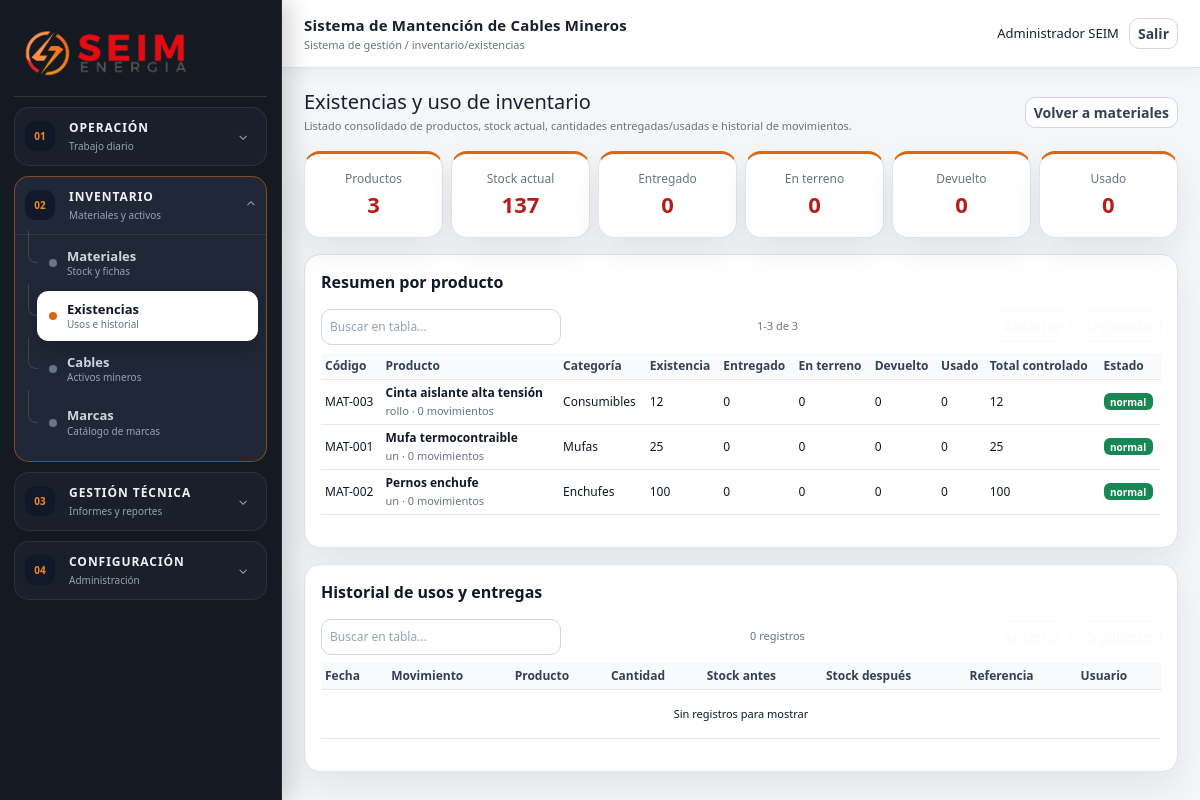
The page /public/inventario/existencias (signed in) on the database its author committed.
### tables this page shows
CREATE TABLE materiales(id INT AUTO_INCREMENT PRIMARY KEY,codigo_interno VARCHAR(50) NOT NULL UNIQUE,nombre_material VARCHAR(150) NOT NULL,descripcion TEXT,categoria_id INT,unidad_medida VARCHAR(30) DEFAULT 'un',stock_actual DECIMAL(12,2) DEFAULT 0,stock_minimo DECIMAL(12,2) DEFAULT 0,foto VARCHAR(255),estado ENUM('activo','inactivo') DEFAULT 'activo',created_at TIMESTAMP NULL,updated_at TIMESTAMP NULL,deleted_at TIMESTAMP NULL,FOREIGN KEY(categoria_id) REFERENCES categorias_materiales(id),INDEX idx_stock(stock_actual,stock_minimo));

CREATE TABLE categorias_materiales(id INT AUTO_INCREMENT PRIMARY KEY,nombre VARCHAR(100) NOT NULL,estado ENUM('activo','inactivo') DEFAULT 'activo',created_at TIMESTAMP NULL,updated_at TIMESTAMP NULL,deleted_at TIMESTAMP NULL);

### app/Core/App.php (called while the page is built, shortened)
<?php
final class App { private static array $config; private static ?PDO $pdo=null; public static function boot(array $config): void { self::$config=$config; } public static function config(string $key, mixed $default=null): mixed { return self::$config[$key] ?? $default; } public static function db(): PDO { if(!self::$pdo){ $db=self::$config['db']; $dsn="mysql:host={$db['host']};dbname={$db['name']};charset={$db['charset']}"; self::$pdo=new PDO($dsn,$db['user'],$db['pass'],[PDO::ATTR_ERRMODE=>PDO::ERRMODE_EXCEPTION,PDO::ATTR_DEFAULT_FETCH_MODE=>PDO::FETCH_ASSOC]); } return self::$pdo; } }

### app/Core/Controller.php (called while the page is built, shortened)
<?php
abstract class Controller { protected function view(string $view,array $data=[]):void{ extract($data); $viewFile=__DIR__.'/../Views/'.$view.'.php'; require __DIR__.'/../Views/layouts/app.php'; } protected function auth():void{ if(!current_user()) redirect('login'); } protected function requirePermission(string $module,string $action='ver'):void{ $this->auth(); if(($_SESSION['user']['rol']??'')==='Super Administrador') return; $perms=$_SESSION['permissions'][$module]??[]; if(empty($perms[$action])) { http_response_code(403); exit('Sin permisos'); } } protected function uploadImage(string $field,string $dir):?string{ if(empty($_FILES[$field]['name'])) return null; $cfg=App::config('image_mimes'); $tmp=$_FILES[$field]['tmp_name']; $mime=mime_content_type($tmp); if(!isset($cfg[$mime]) || $_FILES[$field]['size']>App::config('upload_max_bytes')) throw new \RuntimeException('Imagen inválida: use JPG, PNG o WEBP de máximo 3 MB.'); $name=bin2hex(random_bytes(12)).'.'.$cfg[$mime]; if(!is_dir(__DIR__.'/../../public/uploads/'.$dir)) mkdir(__DIR__.'/../../public/uploads/'.$dir,0775,true); move_uploaded_file($tmp,__DIR__.'/../../public/uploads/'.$dir.'/'.$name); return 'uploads/'.$dir.'/'.$name; } }

### app/Controllers/CatalogController.php (called while the page is built, shortened)
<?php
class CatalogController extends Controller {
 public function existencias():void{$this->requirePermission('Materiales');$m=new InventoryModel;$rows=$m->existenciasMateriales();$totales=$m->totalesExistencias();$historial=$m->historialInventario();$this->view('inventario/existencias',compact('rows','totales','historial'));}
}

### public/index.php (called while the page is built, shortened)
<?php
require_once __DIR__ . '/../app/Core/helpers.php';
spl_autoload_register(function (string $class): void {
    $prefix = 'App\\';
    if (str_starts_with($class, $prefix)) {
        $path = __DIR__ . '/../app/' . str_replace('\\', '/', substr($class, strlen($prefix))) . '.php';
    }
});
$router = new App\Core\Router();
$router->dispatch($_SERVER['REQUEST_METHOD'], parse_url($_SERVER['REQUEST_URI'], PHP_URL_PATH) ?: '/');

### app/Core/Model.php (called while the page is built, shortened)
<?php
abstract class Model { protected \PDO $db; public function __construct(){ $this->db=App::db(); } public function fetchAll(string $sql,array $p=[]):array{ $s=$this->db->prepare($sql); $s->execute($p); return $s->fetchAll(); } public function fetch(string $sql,array $p=[]):?array{ $s=$this->db->prepare($sql); $s->execute($p); return $s->fetch()?:null; } public function execSql(string $sql,array $p=[]):bool{ $s=$this->db->prepare($sql); return $s->execute($p); } }

### app/Models/InventoryModel.php (called while the page is built, shortened)
<?php
class InventoryModel extends BaseCatalog {
 public function existenciasMateriales():array{return $this->fetchAll('SELECT m.id,m.codigo_interno,m.nombre_material,m.unidad_medida,m.stock_actual,m.stock_minimo,m.estado,c.nombre categoria,
  COALESCE((SELECT SUM(d.cantidad_entregada) FROM entrega_material_detalle d WHERE d.material_id=m.id),0) total_entregado,
  COALESCE((SELECT SUM(d.cantidad_disponible) FROM entrega_material_detalle d JOIN entregas_materiales e ON e.id=d.entrega_id WHERE d.material_id=m.id AND e.estado="activa"),0) en_terreno,
  COALESCE((SELECT SUM(r.cantidad_devuelta) FROM recepcion_material_detalle r WHERE r.material_id=m.id),0) total_devuelto,
  COALESCE((SELECT SUM(im.cantidad_utilizada) FROM informe_materiales im WHERE im.material_id=m.id),0) total_usado,
  COALESCE((SELECT COUNT(*) FROM kardex_materiales k WHERE k.material_id=m.id),0) movimientos
  FROM materiales m LEFT JOIN categorias_materiales c ON c.id=m.categoria_id WHERE m.deleted_at IS NULL ORDER BY m.nombre_material');}
 public function totalesExistencias():array{return $this->fetch('SELECT COUNT(*) productos,COALESCE(SUM(m.stock_actual),0) stock_actual,
  COALESCE((SELECT SUM(d.cantidad_entregada) FROM entrega_material_detalle d),0) total_entregado,
  COALESCE((SELECT SUM(d.cantidad_disponible) FROM entrega_material_detalle d JOIN entregas_materiales e ON e.id=d.entrega_id WHERE e.estado="activa"),0) en_terreno,
  COALESCE((SELECT SUM(r.cantidad_devuelta) FROM recepcion_material_detalle r),0) total_devuelto,
  COALESCE((SELECT SUM(im.cantidad_utilizada) FROM informe_materiales im),0) total_usado
  FROM materiales m WHERE m.deleted_at IS NULL');}
}

### app/Views/inventario/existencias.php (the view, shortened to what this page needs)
<?php
$fmt = fn($v) => rtrim(rtrim(number_format((float)$v, 2, ',', '.'), '0'), ',');
?>
<div class="d-flex justify-content-between align-items-center mb-3">
  <div>
    <h5 class="mb-1">Existencias y uso de inventario</h5>
    <div class="muted">Listado consolidado de productos, stock actual, cantidades entregadas/usadas e historial de movimientos.</div>
  </div>
  <a class="btn btn-sm btn-outline-light" href="<?= url('materiales') ?>">Volver a materiales</a>
</div>
<div class="row g-2 mb-3">
  <div class="col-md-2 col-sm-6"><div class="kpi compact"><span>Productos</span><strong><?= e($fmt($totales['productos'] ?? 0)) ?></strong></div></div>
  <div class="col-md-2 col-sm-6"><div class="kpi compact"><span>Stock actual</span><strong><?= e($fmt($totales['stock_actual'] ?? 0)) ?></strong></div></div>
  <div class="col-md-2 col-sm-6"><div class="kpi compact"><span>Entregado</span><strong><?= e($fmt($totales['total_entregado'] ?? 0)) ?></strong></div></div>
  <div class="col-md-2 col-sm-6"><div class="kpi compact"><span>En terreno</span><strong><?= e($fmt($totales['en_terreno'] ?? 0)) ?></strong></div></div>
  <div class="col-md-2 col-sm-6"><div class="kpi compact"><span>Devuelto</span><strong><?= e($fmt($totales['total_devuelto'] ?? 0)) ?></strong></div></div>
  <div class="col-md-2 col-sm-6"><div class="kpi compact"><span>Usado</span><strong><?= e($fmt($totales['total_usado'] ?? 0)) ?></strong></div></div>
</div>
<div class="card-dark mb-3">
  <h6>Resumen por producto</h6>
  <table class="table table-dark table-sm datatable" data-page-size="12">
    <thead><tr><th>Código</th><th>Producto</th><th>Categoría</th><th>Existencia</th><th>Entregado</th><th>En terreno</th><th>Devuelto</th><th>Usado</th><th>Total controlado</th><th>Estado</th></tr></thead>
    <tbody>
      <?php foreach($rows as $r): $controlado=(float)$r['stock_actual']+(float)$r['en_terreno']+(float)$r['total_usado']; $estado=((float)$r['stock_actual']<=0?'critico':((float)$r['stock_actual']<=(float)$r['stock_minimo']?'bajo':'normal')); ?>
        <tr>
          <td><?= e($r['codigo_interno']) ?></td>
          <td><strong><?= e($r['nombre_material']) ?></strong><br><span class="muted"><?= e($r['unidad_medida']) ?> · <?= e($fmt($r['movimientos'])) ?> movimientos</span></td>
          <td><?= e($r['categoria'] ?? '') ?></td>
          <td><?= e($fmt($r['stock_actual'])) ?></td>
          <td><?= e($fmt($r['total_entregado'])) ?></td>
          <td><?= e($fmt($r['en_terreno'])) ?></td>
          <td><?= e($fmt($r['total_devuelto'])) ?></td>
          <td><?= e($fmt($r['total_usado'])) ?></td>
          <td><?= e($fmt($controlado)) ?></td>
          <td><?= badge($estado) ?></td>
        </tr>
      <?php endforeach; ?>
    </tbody>
  </table>
</div>
<div class="card-dark">
  <h6>Historial de usos y entregas</h6>
  <table class="table table-dark table-sm datatable" data-page-size="15">
    <thead><tr><th>Fecha</th><th>Movimiento</th><th>Producto</th><th>Cantidad</th><th>Stock antes</th><th>Stock después</th><th>Referencia</th><th>Usuario</th></tr></thead>
    <tbody>
    </tbody>
  </table>
</div>

### app/Core/Router.php (shortened to what this page needs)
<?php
final class Router
{
    private array $routes = [];
    private function add($m, $p, $a): void { $this->routes[$m][] = ['p' => trim($p, '/'), 'a' => $a]; }
    private function normalizePath(string $uri): string
    {
        $path = trim($uri, '/');
        $base = trim(parse_url(App::config('base_url'), PHP_URL_PATH) ?: '', '/');
        $projectBase = trim(dirname('/' . $base), '/.');
        foreach (array_filter([$base, $projectBase]) as $prefix) {
            if (str_starts_with($path, $prefix . '/')) {
                $path = trim(substr($path, strlen($prefix)), '/');
                break;
            }
        }
        return $path;
    }
    public function dispatch(string $method, string $uri): void
    {
        $path = $this->normalizePath($uri);
        foreach ($this->routes[$method] ?? [] as $r) {
            $regex = '#^' . preg_replace('#\{([a-z_]+)\}#', '(?P<$1>[^/]+)', $r['p']) . '$#';
            if (preg_match($regex, $path, $m)) {
                [$c, $fn] = $r['a'];
                $params = array_filter($m, 'is_string', ARRAY_FILTER_USE_KEY);
                (new $c)->$fn(...array_values($params));
                return;
            }
        }
    }
}

### app/Core/helpers.php (shortened to what this page needs)
<?php
function e(?string $v): string { return htmlspecialchars((string)$v, ENT_QUOTES, 'UTF-8'); }
function url(string $path = ''): string { return App\Core\App::config('base_url') . '/' . ltrim($path, '/'); }
function flash(string $key, ?string $msg = null): ?string { if ($msg !== null) { $_SESSION['_flash'][$key] = $msg; return null; } $v = $_SESSION['_flash'][$key] ?? null; unset($_SESSION['_flash'][$key]); return $v; }
function badge(string $estado): string { $map=['activo'=>'success','inactivo'=>'secondary','disponible'=>'success','en reparación'=>'warning','entregado'=>'info','dado de baja'=>'danger','borrador'=>'secondary','finalizado'=>'success','anulado'=>'danger','activa'=>'warning','cerrada'=>'success','crítico'=>'danger','critico'=>'danger','bajo'=>'warning','normal'=>'success']; return '<span class="badge text-bg-'.($map[$estado]??'secondary').'">'.e($estado).'</span>'; }

### public/assets/css/app.css (style rules this page uses)
:root { --bg:#f4f6f8;--bg-soft:#eef1f5;--side:#151922;--side-2:#1d2430;--card:#ffffff;--card-2:#f9fafb;--input:#ffffff;--text:#17202c;--text-inverse:#f8fafc;--muted:#6b7280; --brand-orange:#d96716;--brand-orange-2:#f08a24;--brand-red:#b91c1c;--brand-gray:#6f737b;--green:#d96716;--olive:#d99a22;--blue:#2563eb;--red:#b91c1c; --line:#dfe4ea;--line-dark:rgba(255,255,255,.12);--shadow:0 14px 34px rgba(15,23,42,.08) }
* { box-sizing:border-box }
body { background:var(--bg);color:var(--text);font-size:13px;min-height:100vh }
.crumb,.muted { color:var(--muted);font-size:11px }
.card-dark,.panel,.kpi { background:var(--card);border:1px solid var(--line);border-radius:16px;padding:16px;box-shadow:var(--shadow) }
.kpi { position:relative;overflow:hidden;border-top:3px solid var(--brand-orange) }
.kpi span { display:block;color:var(--muted);font-size:12px }
.kpi strong { font-size:26px;color:var(--brand-red) }
.btn { border-radius:10px;font-weight:700 }
.btn-outline-light { color:#334155;border-color:#cfd6df;background:#fff }
.table { font-size:12px }
.badge { font-size:10px }
.kpi.compact { min-height:82px }
.kpi.compact strong { font-size:22px }
.table-dark { --bs-table-bg:transparent;--bs-table-color:#111827;--bs-table-border-color:#e5e7eb;vertical-align:middle }
.table th,.table td { vertical-align:middle;white-space:nowrap }
.table th { text-align:left;color:#334155;background:#f8fafc }
.card-dark h5,.card-dark h6 { display:flex;align-items:center;min-height:24px;margin-bottom:14px;color:#111827;font-weight:800 }
.kpi.compact { display:flex;flex-direction:column;justify-content:center;text-align:center }

### rows shown on the page
materiales: codigo_interno "MAT-003", nombre_material "Cinta aislante alta tensión", unidad_medida "rollo", movimientos "0", categoria.nombre "Consumibles", stock_actual "12", total_entregado "0", en_terreno "0", total_devuelto "0", total_usado "0", controlado "12"
materiales: codigo_interno "MAT-001", nombre_material "Mufa termocontraible", unidad_medida "un", movimientos "0", categoria.nombre "Mufas", stock_actual "25", total_entregado "0", en_terreno "0", total_devuelto "0", total_usado "0", controlado "25"
materiales: codigo_interno "MAT-002", nombre_material "Pernos enchufe", unidad_medida "un", movimientos "0", categoria.nombre "Enchufes", stock_actual "100", total_entregado "0", en_terreno "0", total_devuelto "0", total_usado "0", controlado "100"

### other values the page prints
$group['icon'] "01"
$group['label'] "OPERACIÓN"
$group['summary'] "Trabajo diario"
$group['icon'] "02"
$group['label'] "INVENTARIO"
$group['summary'] "Materiales y activos"
$t "Materiales"
$desc "Stock y fichas"
$t "Existencias"
$desc "Usos e historial"
$t "Cables"
$desc "Activos mineros"
$t "Marcas"
$desc "Catálogo de marcas"
$group['icon'] "03"
